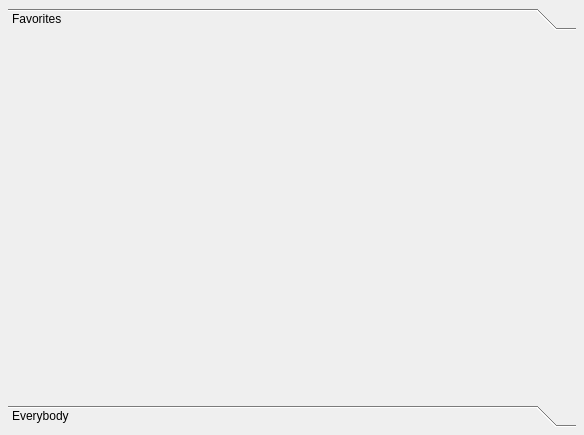
<ui version="4.0" >
 <author></author>
 <comment></comment>
 <exportmacro></exportmacro>
 <class>qRezixUI</class>
 <widget class="QWidget" name="qRezixUI" >
  <property name="geometry" >
   <rect>
    <x>0</x>
    <y>0</y>
    <width>584</width>
    <height>435</height>
   </rect>
  </property>
  <property name="sizePolicy" >
   <sizepolicy>
    <hsizetype>7</hsizetype>
    <vsizetype>7</vsizetype>
    <horstretch>0</horstretch>
    <verstretch>0</verstretch>
   </sizepolicy>
  </property>
  <property name="windowTitle" >
   <string>qRezix</string>
  </property>
  <layout class="QGridLayout" >
   <property name="margin" >
    <number>8</number>
   </property>
   <property name="spacing" >
    <number>6</number>
   </property>
   <item row="0" column="0" >
    <widget class="QToolBox" name="tbRezalContainer" >
     <property name="sizePolicy" >
      <sizepolicy>
       <hsizetype>7</hsizetype>
       <vsizetype>5</vsizetype>
       <horstretch>0</horstretch>
       <verstretch>0</verstretch>
      </sizepolicy>
     </property>
     <property name="acceptDrops" >
      <bool>false</bool>
     </property>
     <property name="whatsThis" >
      <string>&lt;h3>Main view&lt;/h3>
&lt;p>You can choose if you want to see Everybody or only your favorites.&lt;br>
Each item have a menu (right click)&lt;/p>
&lt;p>To switch you can use &lt;b>Shift+Tab&lt;/b>&lt;/p></string>
     </property>
     <property name="frameShape" >
      <enum>QFrame::NoFrame</enum>
     </property>
     <property name="frameShadow" >
      <enum>QFrame::Raised</enum>
     </property>
     <property name="lineWidth" >
      <number>1</number>
     </property>
     <property name="currentIndex" >
      <number>0</number>
     </property>
     <widget class="QWidget" name="tabFavorites" >
      <property name="geometry" >
       <rect>
        <x>0</x>
        <y>0</y>
        <width>566</width>
        <height>353</height>
       </rect>
      </property>
      <attribute name="label" >
       <string>Favorites</string>
      </attribute>
      <layout class="QGridLayout" >
       <property name="margin" >
        <number>0</number>
       </property>
       <property name="spacing" >
        <number>0</number>
       </property>
       <item row="0" column="0" >
        <widget class="RzxRezalView" name="rezalFavorites" >
         <property name="sizePolicy" >
          <sizepolicy>
           <hsizetype>13</hsizetype>
           <vsizetype>13</vsizetype>
           <horstretch>0</horstretch>
           <verstretch>0</verstretch>
          </sizepolicy>
         </property>
         <property name="minimumSize" >
          <size>
           <width>16</width>
           <height>16</height>
          </size>
         </property>
        </widget>
       </item>
      </layout>
     </widget>
     <widget class="QWidget" name="tabEverybody" >
      <property name="geometry" >
       <rect>
        <x>0</x>
        <y>0</y>
        <width>96</width>
        <height>26</height>
       </rect>
      </property>
      <attribute name="label" >
       <string>Everybody</string>
      </attribute>
      <layout class="QGridLayout" >
       <property name="margin" >
        <number>0</number>
       </property>
       <property name="spacing" >
        <number>0</number>
       </property>
       <item row="0" column="0" >
        <widget class="RzxRezalView" name="rezal" >
         <property name="sizePolicy" >
          <sizepolicy>
           <hsizetype>13</hsizetype>
           <vsizetype>13</vsizetype>
           <horstretch>0</horstretch>
           <verstretch>0</verstretch>
          </sizepolicy>
         </property>
        </widget>
       </item>
      </layout>
     </widget>
    </widget>
   </item>
  </layout>
  <widget class="QWidget" name="centralWidget" >
   <property name="geometry" >
    <rect>
     <x>9</x>
     <y>9</y>
     <width>566</width>
     <height>417</height>
    </rect>
   </property>
  </widget>
 </widget>
 <pixmapfunction></pixmapfunction>
 <customwidgets>
  <customwidget>
   <class>RzxRezalView</class>
   <extends>QWidget</extends>
   <header>mainui/rzxrezalview.h</header>
   <container>0</container>
   <pixmap></pixmap>
  </customwidget>
 </customwidgets>
 <resources/>
 <connections/>
</ui>
